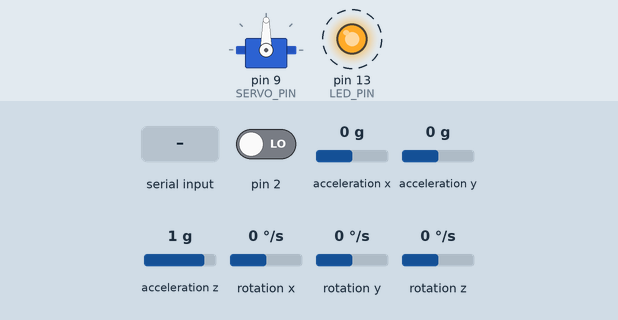
Bench run of a sketch on a simulated Arduino Uno, built with avr-gcc and run on an emulated ATmega328P. Shown: servo, output pins drawn as LEDs (lit = HIGH). Dashed ring = blinking. Inputs (shaded band) come from the test bench; at power-on: rotation z 0 °/s, acceleration x 0 g, acceleration z 1 g, pin 2 LOW, acceleration y 0 g, rotation x 0 °/s, rotation y 0 °/s. The sensor or clock chip raises its interrupt line as the real part does; what the sketch prints to the serial monitor is not drawn.

Above: at 1.38 s.
1.8 s: "90,45,200\n" received over Serial
At 21.2 s:
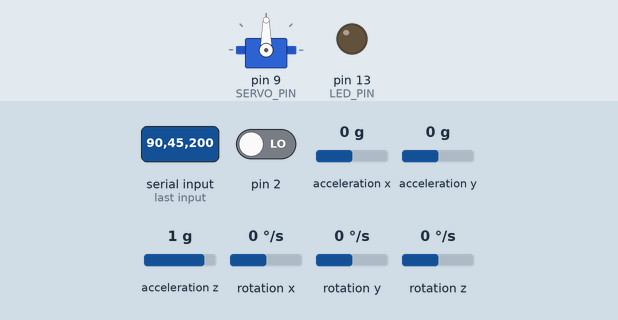
22.0 s: rotation z set to -100 °/s
At 24.2 s:
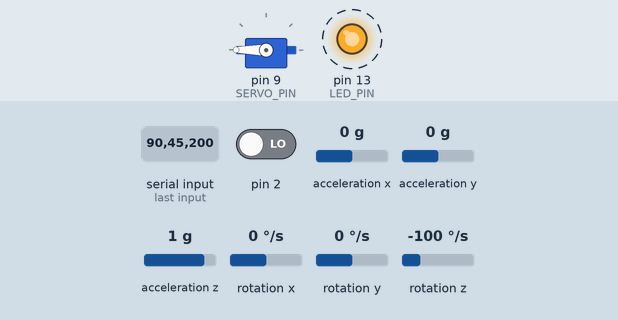
25.9 s: "i90\n" received over Serial
At 29.63 s:
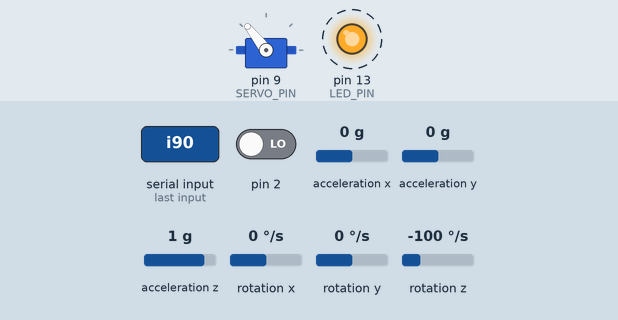
30.6 s: acceleration x set to -1.4 g
At 32.47 s:
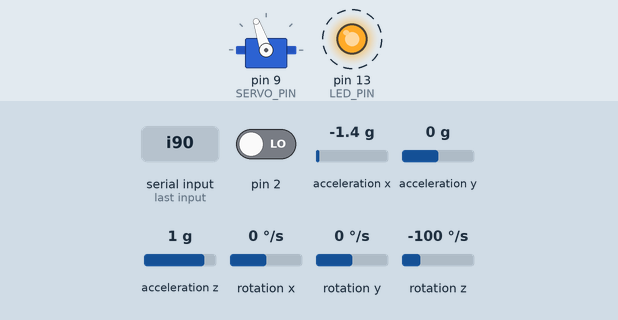
37.4 s: acceleration z set to 0 g
48.3 s: acceleration z set to -1.4 g
Timing chart, 0 to 69.3 s (numbered marks = the images above; inputs shaded):
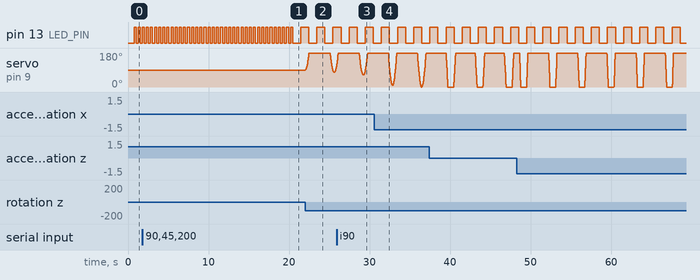

The sketch:

mpu5060pidServo.ino
```cpp
/*
  This is a first example of using MPU5060 with PID algorithm of error correcting and servo rotating MPU sensor.
It is used Yaw axis to stabilize.

The software is used in this example:
1. I2Cdev library https://github.com/jrowberg/i2cdevlib
2. MPU5060 Arduino library found here http://playground.arduino.cc/Main/MPU-6050 and here http://diyhacking.com/projects/MPU6050.zip
3. Servo.h found in Arduino sketches
4. PID algorithm got from ArduinoPID library

 Thanks all guys for their work because it is really helpfull
 */

/*
I2C device class (I2Cdev) demonstration Arduino sketch for MPU6050 class using DMP (MotionApps v2.0)
6/21/2012 by Jeff Rowberg <jeff@rowberg.net>
Updates should (hopefully) always be available at https://github.com/jrowberg/i2cdevlib
============================================
I2Cdev device library code is placed under the MIT license
Copyright (c) 2012 Jeff Rowberg

Permission is hereby granted, free of charge, to any person obtaining a copy
of this software and associated documentation files (the "Software"), to deal
in the Software without restriction, including without limitation the rights
to use, copy, modify, merge, publish, distribute, sublicense, and/or sell
copies of the Software, and to permit persons to whom the Software is
furnished to do so, subject to the following conditions:

The above copyright notice and this permission notice shall be included in
all copies or substantial portions of the Software.

THE SOFTWARE IS PROVIDED "AS IS", WITHOUT WARRANTY OF ANY KIND, EXPRESS OR
IMPLIED, INCLUDING BUT NOT LIMITED TO THE WARRANTIES OF MERCHANTABILITY,
FITNESS FOR A PARTICULAR PURPOSE AND NONINFRINGEMENT. IN NO EVENT SHALL THE
AUTHORS OR COPYRIGHT HOLDERS BE LIABLE FOR ANY CLAIM, DAMAGES OR OTHER
LIABILITY, WHETHER IN AN ACTION OF CONTRACT, TORT OR OTHERWISE, ARISING FROM,
OUT OF OR IN CONNECTION WITH THE SOFTWARE OR THE USE OR OTHER DEALINGS IN
THE SOFTWARE.
===============================================
*/

/* =========================================================================
   NOTE: In addition to connection 3.3v, GND, SDA, and SCL, this sketch
   depends on the MPU-6050's INT pin being connected to the Arduino's
   external interrupt #0 pin. On the Arduino Uno and Mega 2560, this is
   digital I/O pin 2.
  =========================================================================

  =========================================================================
   NOTE: Arduino v1.0.1 with the Leonardo board generates a compile error
   when using Serial.write(buf, len). The Teapot output uses this method.
   The solution requires a modification to the Arduino USBAPI.h file, which
   is fortunately simple, but annoying. This will be fixed in the next IDE
   release. For more info, see these links:

   http://arduino.cc/forum/index.php/topic,109987.0.html
   http://code.google.com/p/arduino/issues/detail?id=958
 * ========================================================================= */


// I2Cdev and MPU6050 must be installed as libraries, or else the .cpp/.h files
// for both classes must be in the include path of your project
#include "I2Cdev.h"
#include <Servo.h>

#include "MPU6050_6Axis_MotionApps20.h"
//#include "MPU6050.h" // not necessary if using MotionApps include file

// Arduino Wire library is required if I2Cdev I2CDEV_ARDUINO_WIRE implementation
// is used in I2Cdev.h
#if I2CDEV_IMPLEMENTATION == I2CDEV_ARDUINO_WIRE
    #include "Wire.h"
#endif

// class default I2C address is 0x68
// specific I2C addresses may be passed as a parameter here
// AD0 low = 0x68 (default for SparkFun breakout and InvenSense evaluation board)
// AD0 high = 0x69
MPU6050 mpu;
//MPU6050 mpu(0x69); // <-- use for AD0 high

#define AXIS_NUMBER 3

#define LED_PIN 13 // (Arduino is 13, Teensy is 11, Teensy++ is 6)
#define TUNE_PIN 0 //Analog pin for tuning pids by potentiometer
#define SERVO_PIN 9 //Servo attached to

#define LED_BLINK_INTERVAL_INITIALIZE  250;
#define LED_BLINK_INTERVAL_LOOP  1000;

bool blinkState = false;
int ledBlinkInterval = 250;
long ledSwitchTime;
bool zeroInitialized = false;

// MPU control/status vars
bool dmpReady = false;  // set true if DMP init was successful
uint8_t mpuIntStatus;   // holds actual interrupt status byte from MPU
uint8_t devStatus;      // return status after each device operation (0 = success, !0 = error)
uint16_t packetSize;    // expected DMP packet size (default is 42 bytes)
uint16_t fifoCount;     // count of all bytes currently in FIFO
uint8_t fifoBuffer[64]; // FIFO storage buffer

// orientation/motion vars
Quaternion q;           // [w, x, y, z]         quaternion container
VectorFloat gravity;    // [x, y, z]            gravity vector
float ypr[3];           // [yaw, pitch, roll]   yaw/pitch/roll container and gravity vector

Servo myservo;

unsigned long startTime;

double kp[AXIS_NUMBER], ki[AXIS_NUMBER], kd[AXIS_NUMBER];
double zeroValue[AXIS_NUMBER];
double errorSum[AXIS_NUMBER];
double errorLast[AXIS_NUMBER];

char inputControlChar;
boolean inputControlCompleted = false;
String inputControlLine = "";
char inputControlPrefixChar;


// ================================================================
// ===               INTERRUPT DETECTION ROUTINE                ===
// ================================================================

volatile bool mpuInterrupt = false;     // indicates whether MPU interrupt pin has gone high
void dmpDataReady() {
    mpuInterrupt = true;
}


// ================================================================
// ===                      INITIAL SETUP                       ===
// ================================================================

void setup() {
    myservo.attach(SERVO_PIN); //Yaw servo is attached to pin #9
    myservo.write(90);
    // join I2C bus (I2Cdev library doesn't do this automatically)
    #if I2CDEV_IMPLEMENTATION == I2CDEV_ARDUINO_WIRE
        Wire.begin();
        TWBR = 24; // 400kHz I2C clock (200kHz if CPU is 8MHz)
    #elif I2CDEV_IMPLEMENTATION == I2CDEV_BUILTIN_FASTWIRE
        Fastwire::setup(400, true);
    #endif

    // initialize serial communication
    // (115200 chosen because it is required for Teapot Demo output, but it's
    // really up to you depending on your project)
    Serial.begin(115200);
    while (!Serial); // wait for Leonardo enumeration, others continue immediately

    // NOTE: 8MHz or slower host processors, like the Teensy @ 3.3v or Ardunio
    // Pro Mini running at 3.3v, cannot handle this baud rate reliably due to
    // the baud timing being too misaligned with processor ticks. You must use
    // 38400 or slower in these cases, or use some kind of external separate
    // crystal solution for the UART timer.

    // initialize device
    Serial.println(F("Initializing I2C devices..."));
    mpu.initialize();

    // verify connection
    Serial.println(F("Testing device connections..."));
    Serial.println(mpu.testConnection() ? F("MPU6050 connection successful") : F("MPU6050 connection failed"));

    // load and configure the DMP
    Serial.println(F("Initializing DMP..."));
    devStatus = mpu.dmpInitialize();

    // supply your own gyro offsets here, scaled for min sensitivity
    mpu.setXGyroOffset(220);
    mpu.setYGyroOffset(76);
    mpu.setZGyroOffset(-85);
    mpu.setZAccelOffset(1788); // 1688 factory default for my test chip

    // make sure it worked (returns 0 if so)
    if (devStatus == 0) {
        // turn on the DMP, now that it's ready
        Serial.println(F("Enabling DMP..."));
        mpu.setDMPEnabled(true);

        // enable Arduino interrupt detection
        Serial.println(F("Enabling interrupt detection (Arduino external interrupt 0)..."));
        attachInterrupt(0, dmpDataReady, RISING); //Arduino pin #2
        mpuIntStatus = mpu.getIntStatus();

        // set our DMP Ready flag so the main loop() function knows it's okay to use it
        Serial.println(F("DMP ready! Waiting for first interrupt..."));
        dmpReady = true;

        // get expected DMP packet size for later comparison
        packetSize = mpu.dmpGetFIFOPacketSize();
    } else {
        // ERROR!
        // 1 = initial memory load failed
        // 2 = DMP configuration updates failed
        // (if it's going to break, usually the code will be 1)
        Serial.print(F("DMP Initialization failed (code "));
        Serial.print(devStatus);
        Serial.println(F(")"));
    }

    // configure LED for output
    pinMode(LED_PIN, OUTPUT);

    for (int i=0; i<AXIS_NUMBER; i++) {
      ki[i] = 0.0086;
      kp[i] = 0.0086;
      kd[i] = 0.0086;

      errorSum[i] = 0;
      errorLast[i] = 0;
      zeroValue[i] = 0;
    }

    ledSwitchTime = millis();
    Serial.println("Please wait 20 seconds for setting zeros\t");
    startTime = millis();
}

// ================================================================
// ===                        ROUTINES                          ===
// ================================================================

/**
 * Calculates control value based on PID algorithm
 */
double calcControlPID(double input, double setPoint, int axe) {
    unsigned long now = millis();
    double timeChange = (double)(now - startTime);

    double error = setPoint - input;

    errorSum[axe] += error*timeChange;
    double dError = (error - errorLast[axe])/timeChange;

    double res = kp[axe]*error + ki[axe]*errorSum[axe] + kd[axe]*dError;

    errorLast[axe] = error;
    return res;
}

/**
 * Processes each axis, calculates required control valu and outputs to Monitor
 */
double processAxis(String axisName, int axis) {
    double value = ypr[axis] * 180/M_PI;
    double controlValue = calcControlPID(value, zeroValue[axis], axis);

    /*
    Serial.print(axisName);
    Serial.print("\t");
    Serial.print(zeroValue[axis] - value);
    Serial.print("\t");
    Serial.print(controlValue);
    Serial.println();
    */

    return controlValue;
}

/**
 * Tuning PID values by potentiometer at TUNE_PIN
 */
void setUpPIDfromPotentiometer() {
    int value = analogRead(TUNE_PIN);

    for (int i=0; i<AXIS_NUMBER; i++) {
        ki[i] = (double)value/10000;
        kp[i] = (double)value/10000;
        kd[i] = (double)value/10000;
    }
}

/**
 * Debug
 */
void printPIDs() {
    Serial.print("PID: ");
    for (int i=0; i<AXIS_NUMBER; i++) {
        Serial.print(kp[i], 4);
        Serial.print("\t");
        Serial.print(ki[i], 4);
        Serial.print("\t");
        Serial.print(kd[i], 4);
        Serial.print("\t");
    }
    Serial.println("");
}

/**
 * Also it is possible adjust PID values using Serial - put values like
 * i100 or d150 or p120 by one at the time and then press Send
 * Where first char is 'p' or 'i' or 'd'
 * Following by number
 */
void setUpPIDfromSerial() {
    while (Serial.available() > 0) {
        inputControlChar = Serial.read();
        if (inputControlChar == '\n') {
            inputControlCompleted = true;
            Serial.println(inputControlLine);
            Serial.println(inputControlPrefixChar);
        } else {
            if (isDigit(inputControlChar)) {
                inputControlLine += inputControlChar;
            } else {
                if (inputControlChar == 'p' || inputControlChar == 'i' || inputControlChar == 'd') {
                    inputControlPrefixChar = inputControlChar;
                }
            }
        }
    }

    if (inputControlCompleted) {
        for (int i=0; i<AXIS_NUMBER; i++) {
            if (inputControlPrefixChar == 'i') {
                ki[i] = (double)inputControlLine.toInt()/10000;
            }

            if (inputControlPrefixChar == 'p') {
                kp[i] = (double)inputControlLine.toInt()/10000;
            }

            if (inputControlPrefixChar == 'd') {
                kd[i] = (double)inputControlLine.toInt()/10000;
            }
        }

        inputControlCompleted = false;
        inputControlLine = "";
        inputControlPrefixChar = 0;

        printPIDs();
    }
}

/**
 * Converts each control value to servo movement
 */
void controlToServo(double value) {
    double v = constrain((-1)*value, -90, 90); //Should be between -90..90

    int pos = map(v, -90, 90, 0, 180);
    myservo.write(pos);
}

// ================================================================
// ===                    MAIN PROGRAM LOOP                     ===
// ================================================================

void loop() {
    if (zeroInitialized) {
        startTime = millis();
    }

    // if programming failed, don't try to do anything
    if (!dmpReady) return;

    // wait for MPU interrupt or extra packet(s) available
    while (!mpuInterrupt && fifoCount < packetSize) {
        // other program behavior stuff here
        // .
        // .
        // .
        // if you are really paranoid you can frequently test in between other
        // stuff to see if mpuInterrupt is true, and if so, "break;" from the
        // while() loop to immediately process the MPU data
        // .
        // .
        // .
    }

    // reset interrupt flag and get INT_STATUS byte
    mpuInterrupt = false;
    mpuIntStatus = mpu.getIntStatus();

    // get current FIFO count
    fifoCount = mpu.getFIFOCount();

    // check for overflow (this should never happen unless our code is too inefficient)
    if ((mpuIntStatus & 0x10) || fifoCount == 1024) {
        // reset so we can continue cleanly
        mpu.resetFIFO();
        Serial.println(F("FIFO overflow!"));

    // otherwise, check for DMP data ready interrupt (this should happen frequently)
    } else if (mpuIntStatus & 0x02) {
        // wait for correct available data length, should be a VERY short wait
        while (fifoCount < packetSize) fifoCount = mpu.getFIFOCount();

        // read a packet from FIFO
        mpu.getFIFOBytes(fifoBuffer, packetSize);

        // track FIFO count here in case there is > 1 packet available
        // (this lets us immediately read more without waiting for an interrupt)
        fifoCount -= packetSize;

        // display Euler angles in degrees
        mpu.dmpGetQuaternion(&q, fifoBuffer);
        mpu.dmpGetGravity(&gravity, &q);
        mpu.dmpGetYawPitchRoll(ypr, &q, &gravity);

        if (!zeroInitialized) {
            ledBlinkInterval = LED_BLINK_INTERVAL_INITIALIZE;

            for (int i=0; i<AXIS_NUMBER; i++) {
                zeroValue[i] = ypr[i] * 180/M_PI;
            }

            if (millis() - startTime > 20000) {
                zeroInitialized = true;

                Serial.print("Zeros are set to\t");

                for (int i=0; i<AXIS_NUMBER; i++) {
                  Serial.print(zeroValue[i]);
                  Serial.print("\t");
                }

                Serial.print("\n");
            }

        } else {
            ledBlinkInterval = LED_BLINK_INTERVAL_LOOP;

            //Uncomment this line to have Arduino PIDs configured with potentiometer
            //setUpPIDfromPotentiometer();
            setUpPIDfromSerial();

            double controlValueYaw = processAxis("Yaw", 0);
            controlToServo(controlValueYaw);

            //printPIDs();
//            processAxe("Pitch", 1);
//            processAxe("Roll", 2);
        }

        if (millis() - ledSwitchTime >= ledBlinkInterval) {
            blinkState = !blinkState;
            ledSwitchTime = millis();
        }
        digitalWrite(LED_PIN, blinkState);
    }
}
```

Measured:
- by itself, pin 13 (LED_PIN): alternates HIGH for 1.0 s and LOW for 1.0 s
